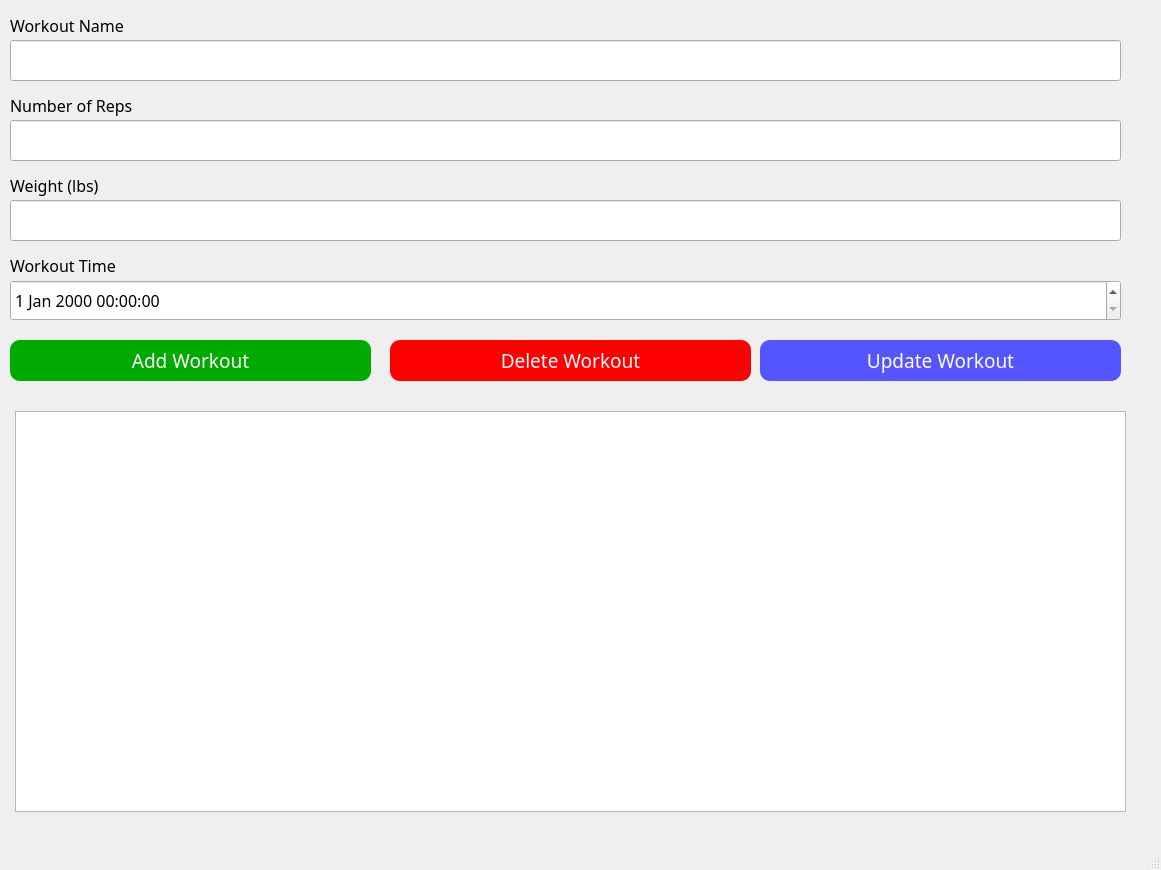
<?xml version="1.0" encoding="UTF-8"?>
<ui version="4.0">
 <class>mainWindow</class>
 <widget class="QMainWindow" name="mainWindow">
  <property name="geometry">
   <rect>
    <x>0</x>
    <y>0</y>
    <width>1161</width>
    <height>870</height>
   </rect>
  </property>
  <property name="mouseTracking">
   <bool>false</bool>
  </property>
  <property name="windowTitle">
   <string>Test Workout Tracker</string>
  </property>
  <property name="windowIcon">
   <iconset>
    <normalon>mscl-wp.jpg</normalon>
   </iconset>
  </property>
  <property name="autoFillBackground">
   <bool>false</bool>
  </property>
  <property name="styleSheet">
   <string notr="true">background-image: url('wk_pic.jpg');</string>
  </property>
  <property name="tabShape">
   <enum>QTabWidget::Triangular</enum>
  </property>
  <widget class="QWidget" name="centralwidget">
   <widget class="QLabel" name="wk_name_label">
    <property name="geometry">
     <rect>
      <x>10</x>
      <y>10</y>
      <width>141</width>
      <height>31</height>
     </rect>
    </property>
    <property name="font">
     <font>
      <family>Modern No. 20</family>
      <pointsize>12</pointsize>
     </font>
    </property>
    <property name="text">
     <string>Workout Name</string>
    </property>
   </widget>
   <widget class="QLineEdit" name="wk_name_val">
    <property name="geometry">
     <rect>
      <x>10</x>
      <y>40</y>
      <width>1111</width>
      <height>41</height>
     </rect>
    </property>
    <property name="text">
     <string/>
    </property>
   </widget>
   <widget class="QLabel" name="rep_num_label">
    <property name="geometry">
     <rect>
      <x>10</x>
      <y>90</y>
      <width>141</width>
      <height>31</height>
     </rect>
    </property>
    <property name="font">
     <font>
      <family>Modern No. 20</family>
      <pointsize>12</pointsize>
     </font>
    </property>
    <property name="text">
     <string>Number of Reps</string>
    </property>
   </widget>
   <widget class="QLabel" name="weight_label">
    <property name="geometry">
     <rect>
      <x>10</x>
      <y>170</y>
      <width>141</width>
      <height>31</height>
     </rect>
    </property>
    <property name="font">
     <font>
      <family>Modern No. 20</family>
      <pointsize>12</pointsize>
     </font>
    </property>
    <property name="text">
     <string>Weight (lbs)</string>
    </property>
   </widget>
   <widget class="QLineEdit" name="num_rep_val">
    <property name="geometry">
     <rect>
      <x>10</x>
      <y>120</y>
      <width>1111</width>
      <height>41</height>
     </rect>
    </property>
    <property name="text">
     <string/>
    </property>
   </widget>
   <widget class="QLineEdit" name="weight_val">
    <property name="geometry">
     <rect>
      <x>10</x>
      <y>200</y>
      <width>1111</width>
      <height>41</height>
     </rect>
    </property>
    <property name="text">
     <string/>
    </property>
   </widget>
   <widget class="QDateTimeEdit" name="wk_time_val">
    <property name="geometry">
     <rect>
      <x>10</x>
      <y>280</y>
      <width>1111</width>
      <height>41</height>
     </rect>
    </property>
    <property name="font">
     <font>
      <family>Modern No. 20</family>
      <pointsize>12</pointsize>
     </font>
    </property>
   </widget>
   <widget class="QLabel" name="wk_time_label">
    <property name="geometry">
     <rect>
      <x>10</x>
      <y>250</y>
      <width>141</width>
      <height>31</height>
     </rect>
    </property>
    <property name="font">
     <font>
      <family>Modern No. 20</family>
      <pointsize>12</pointsize>
     </font>
    </property>
    <property name="text">
     <string>Workout Time</string>
    </property>
   </widget>
   <widget class="QPushButton" name="add_wk_btn">
    <property name="geometry">
     <rect>
      <x>10</x>
      <y>340</y>
      <width>361</width>
      <height>41</height>
     </rect>
    </property>
    <property name="font">
     <font>
      <family>Modern No. 20</family>
      <pointsize>14</pointsize>
     </font>
    </property>
    <property name="styleSheet">
     <string notr="true">background-color:rgb(0, 170, 0);
color:rgb(255, 255, 255);
border-radius:10px;</string>
    </property>
    <property name="text">
     <string>Add Workout</string>
    </property>
   </widget>
   <widget class="QListWidget" name="wk_listWidget">
    <property name="geometry">
     <rect>
      <x>15</x>
      <y>411</y>
      <width>1111</width>
      <height>401</height>
     </rect>
    </property>
   </widget>
   <widget class="QPushButton" name="delete_wk_btn">
    <property name="geometry">
     <rect>
      <x>390</x>
      <y>340</y>
      <width>361</width>
      <height>41</height>
     </rect>
    </property>
    <property name="font">
     <font>
      <family>Modern No. 20</family>
      <pointsize>14</pointsize>
     </font>
    </property>
    <property name="styleSheet">
     <string notr="true">background-color:rgb(255, 0, 0);
color:white;
border-radius:10px;</string>
    </property>
    <property name="text">
     <string>Delete Workout</string>
    </property>
   </widget>
   <widget class="QPushButton" name="update_wk_btn">
    <property name="geometry">
     <rect>
      <x>760</x>
      <y>340</y>
      <width>361</width>
      <height>41</height>
     </rect>
    </property>
    <property name="font">
     <font>
      <family>Modern No. 20</family>
      <pointsize>14</pointsize>
     </font>
    </property>
    <property name="styleSheet">
     <string notr="true">background-color:rgb(85, 85, 255);
color:white;
border-radius:10px;</string>
    </property>
    <property name="text">
     <string>Update Workout</string>
    </property>
   </widget>
  </widget>
  <widget class="QMenuBar" name="menubar">
   <property name="geometry">
    <rect>
     <x>0</x>
     <y>0</y>
     <width>1161</width>
     <height>26</height>
    </rect>
   </property>
  </widget>
  <widget class="QStatusBar" name="statusbar"/>
 </widget>
 <resources/>
 <connections/>
</ui>
